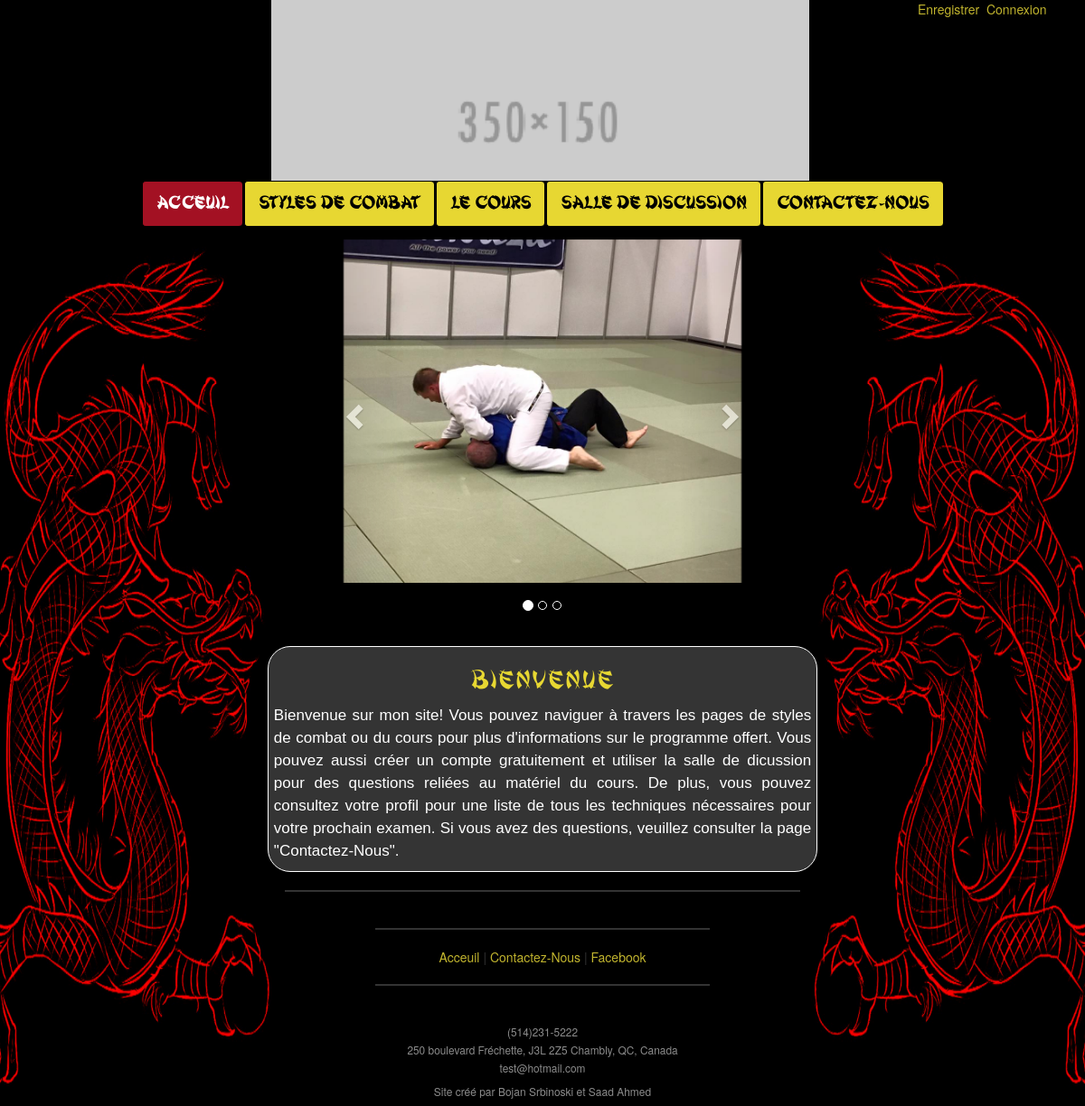
Page /Pages/index.php on the committed database.
### tables this page shows
CREATE TABLE `posts` (
  `postId` int(5) NOT NULL,
  `postTitle` varchar(30) NOT NULL,
  `postImage` varchar(100) DEFAULT NULL,
  `postText` varchar(750) NOT NULL,
  `postDate` date NOT NULL
);

### Pages/index.php (the view, shortened to what this page needs)
<?php
include("headerLayout.php");
include_once($_SERVER['DOCUMENT_ROOT']."/CentreDEnergie/Controllers/dbConnect.php");
?>
<div class="row">
	<div class="col-md-12">
		<div id="main">
			<div id="myCarousel" class="carousel slide" data-ride="carousel">
				<ol class="carousel-indicators">
					<li data-target="#myCarousel" data-slide-to="0" class="active"></li>
					<li data-target="#myCarousel" data-slide-to="1"></li>
					<li data-target="#myCarousel" data-slide-to="2"></li>
				</ol>
				<div class="carousel-inner" role="listbox">
					<div class="item active" >
					  <img class="slideshow-images"src="/CentreDEnergie/Content/img1.jpg" >
					</div>
				</div>
				<a class="left carousel-control" href="#myCarousel" role="button" data-slide="prev">
					<span class="glyphicon glyphicon-chevron-left" aria-hidden="true"></span>
				</a>
				<a class="right carousel-control" href="#myCarousel" role="button" data-slide="next">
					<span class="glyphicon glyphicon-chevron-right" aria-hidden="true"></span>
				</a>
			</div>
			<?php
				$getPosts = $conn->prepare("SELECT * FROM posts ORDER BY postId DESC LIMIT 10");
				$getPosts->execute();
				$getPosts->store_result();
				$getPosts->bind_result($postId,$postTitle,$postImage,$postText,$postDate);
				while($getPosts->fetch())
				{
					echo "<br><div class='post'>
							<h2 style=''>".$postTitle."</h2>
							";
							echo "<p class='postContent'>".$postText."</p>
						</div>";
				}
			?>
		</div>
	</div>
</div>
<?php
include("footerLayout.php")
?>

### Pages/headerLayout.php (shortened to what this page needs)
<!DOCTYPE html>
<html>
<head>
	<link rel="stylesheet" href="https://maxcdn.bootstrapcdn.com/bootstrap/3.3.7/css/bootstrap.min.css">
	<link rel="stylesheet" href="/CentreDEnergie/Content/CSSlayout.css">
<?php
	$url = 'http://' . $_SERVER['SERVER_NAME'] . $_SERVER['REQUEST_URI'];
	$currentPage="index";
	if (strpos($url,'index') !== false||strcmp($_SERVER['REQUEST_URI'],'/CentreDEnergie/Pages/')==0)
	{
		echo "<link rel='stylesheet' href='/CentreDEnergie/Content/CSSindex.css'>";
		$currentPage="index";
	}
?>
</head>
<body>
<div class="container-fluid">
	<div class="row">
		<div class="col-md-7 col-md-offset-3" id="banner">
		</div>
		<div class="col-md-1" id="login-links">
			<?php
				if(isset($_SESSION["loginStatus"]))
				{
					$student=unserialize($_SESSION["student"]);
					$username = $student->getUsername();
					echo "<div class='dropdown' id='header_dropdown'>
							  <button class='dropbtn' id='header_dropbtn'>$username</button>
							  <div class='dropdown-content' id='header_dropdown-content'>";
								if ($_SESSION["loginStatus"]=="T")echo"<a href='/CentreDEnergie/Pages/article.php'>Nouveau Article</a>";
							echo"<a href='/CentreDEnergie/Pages/techniques.php'>Mes Techniques</a>
								<a href='#'>Rapports</a>
								<a href='/CentreDEnergie/Pages/profil.php'>Mon Profil</a>
								<a href='/CentreDEnergie/Controllers/Clogout.php'>Déconnexion</a>
							  </div>
							</div>";
				}
				else
				{
					echo "<a href='/CentreDEnergie/Pages/enregistrer.php'>Enregistrer</a>&nbsp;&nbsp;<div id='brbr'><br></div><a href='/CentreDEnergie/Pages/connexion.php'>Connexion</a>";
				}
			?>
		</div>
	</div>
	<div class="row">
		<nav class="col-md-12" >
			<ul class="nav nav-pills">
				<li <?php if(strcmp($currentPage,"index")==0){echo " class='active'";}?>>
					<a href="/CentreDEnergie/Pages/index.php">Acceuil</a>
				</li>
				<li <?php if(strcmp($currentPage,"styles")==0){echo " class='active'";}?>>
					<a href="/CentreDEnergie/Pages/styles.php">Styles de Combat</a>
				</li>
				<li <?php if(strcmp($currentPage,"cours")==0){echo " class='active'";}?>>
					<a href="/CentreDEnergie/Pages/cours.php">Le Cours</a>
				</li>
				<li <?php if(strcmp($currentPage,"salle")==0){echo " class='active'";}?>>
					<a href="/CentreDEnergie/Pages/salle.php">Salle de Discussion</a>
				</li>
				<li <?php if(strcmp($currentPage,"contact")==0){echo " class='active'";}?>>
					<a href="/CentreDEnergie/Pages/contact.php">Contactez-Nous</a>
				</li>
			</ul>
		</nav>
	</div>

### Pages/footerLayout.php
<div class="row">
		<div class="col-md-3">
		</div>
		<div class="col-md-6">
			<hr>
		</div>
		<div class="col-md-3">
		</div>
	</div>
	<footer>
	<div class="row">
		<div class="col-md-4">
		</div>
		<div class="col-md-4"  id="footer">
			<hr>
			<div id="bottom-links">
				<a href="/CentreDEnergie/Pages/index.php">Acceuil</a>&nbsp;|&nbsp;<a href="/CentreDEnergie/Pages/contact.php">Contactez-Nous</a>&nbsp;|&nbsp;<a href="https://www.facebook.com/Le-Centre-d%C3%89nergie-de-Chambly-56111876820/">Facebook</a>
			</div>
			<hr>
			<br>
			<div id="contact-bottom">
				<small>(514)231-5222</small>
				<br>
				<small>250 boulevard Fréchette, J3L 2Z5 Chambly, QC, Canada</small>
				<br>
				<small>test@hotmail.com</small>
				<h6>Site créé par Bojan Srbinoski et Saad Ahmed</h6>
			</div>
		</div>
		<div class="col-md-4">
		</div>
	</div>
	</footer>
</div>
</body>
</html>

### Content/CSSlayout.css (style rules this page uses)
body { background-image: url("/CentreDEnergie/Content/website_back.png"); background-size:100% 100%; background-repeat:no-repeat; background-attachment:fixed; background-color:black; }
hr { border:solid 1px; }
#banner { background-image:url("/CentreDEnergie/Content/logo.png"); float:left; background-size:85% 100%; background-repeat:no-repeat ;height:200px; }
nav { text-align:center; }
#login-links a { text-decoration:none; color:#c1b42e; }
.nav-pills > li.active > a, .nav-pills > li.active > a:hover, .nav-pills > li.active > a:focus { color: #fff; background-color: #a31123; }
li a { background-color:#e7d732; color:black; border-left:1px solid black;0 border-right:1px solid black; font-family:shanghai; font-weight:bold; font-size:20px; border-top: 1px solid black; border-bottom: 1px solid black; letter-spacing:1px; }
ul { list-style:none; display: inline-block; }
#footer { text-align:center; }
footer a { text-decoration:none; color:#c1b42e; }
#contact-bottom { color:#8c8c8c; }

### Content/CSSindex.css (style rules this page uses)
.slideshow-images { width: 25%; margin: 0 auto; }
.carousel-control.left { width: 10%; margin-left: 27%; }
.carousel-control.right { width: 10%; margin-right: 27%; }
.carousel-indicators { bottom: -12%; }
.carousel-inner { margin-top: 10px; margin-bottom: 50px; }
.carousel-inner>.item>img { width: 440px; height: 380px; }
.post h2 { color: #e7d732; text-align: center; font-family: shanghai; letter-spacing: 2px }
.postContent { margin-left: 1%; margin-right: 1%; color: white; line-height: 25px; text-align: justify; font-size: 17px; font-family: Arial; }
.post { border: 1px solid white; border-radius: 25px; margin-left: 24%; margin-right: 24%; word-wrap: break-word; background-color: rgba(105, 105, 105, .5); }

### rows in the picture
posts: postTitle "Bienvenue", postText "Bienvenue sur mon site! Vous pouvez naviguer à travers les pages de styles de combat ou du cours pour plus d'informations sur le programme offert. Vous pouvez aussi créer un compte gratuitement et utiliser la salle de dicussion pour des questions reliées au matériel du cours. De plus, vous pouvez consultez votre profil pour une liste de tous les techniques nécessaires pour votre prochain examen. Si vous avez des questions, veuillez consulter la page \"Contactez-Nous\"."
